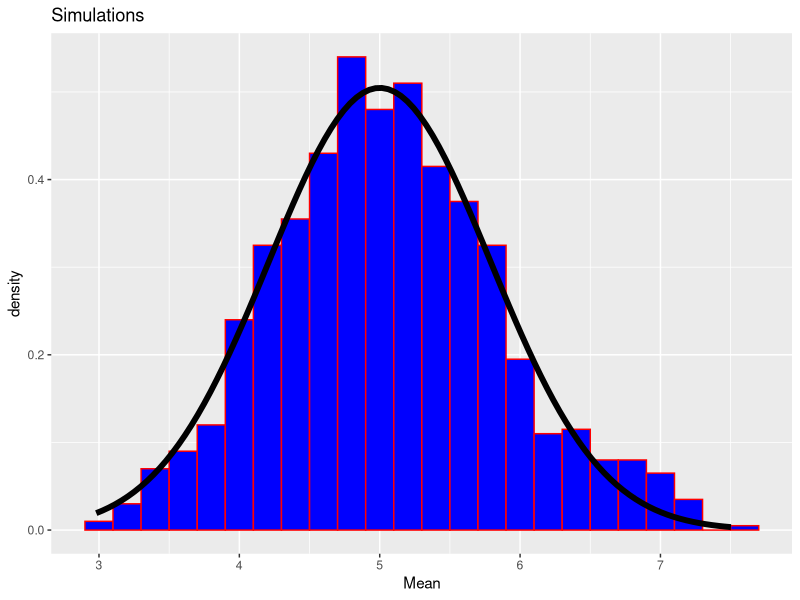

Here is the R script that generated this plot:
## ---- chunk 1
knitr::opts_chunk$set(echo = TRUE)

## ---- chunk 2
library(knitr)
library(ggplot2)
## ---- chunk 3
ECHO=TRUE
set.seed(1337)
lambda = 0.2
n = 40
nsm = 1000
## ---- chunk 4
ex <- replicate(nsm, rexp(n, lambda))
exp_means <- apply(ex, 2, mean)
## ---- chunk 5
mean(exp_means)
## ---- chunk 6
lambda^-1
## ---- chunk 7
abs(mean(exp_means)-lambda^-1)
## ---- chunk 8
var(exp_means)
## ---- chunk 9
(lambda * sqrt(n))^-2
## ---- chunk 10
abs(var(exp_means)-(lambda * sqrt(n))^-2)
## ---- chunk 11
library(ggplot2)
ggplot(data.frame(y=exp_means), aes(x=y)) + 
  geom_histogram(aes(y=..density..), binwidth=0.2, fill="blue",color="red") +  
  stat_function(fun=dnorm, args=list(mean=lambda^-1,sd=(lambda*sqrt(n))^-1), 
                size=2) +
  labs(title="Simulations", x="Mean")


